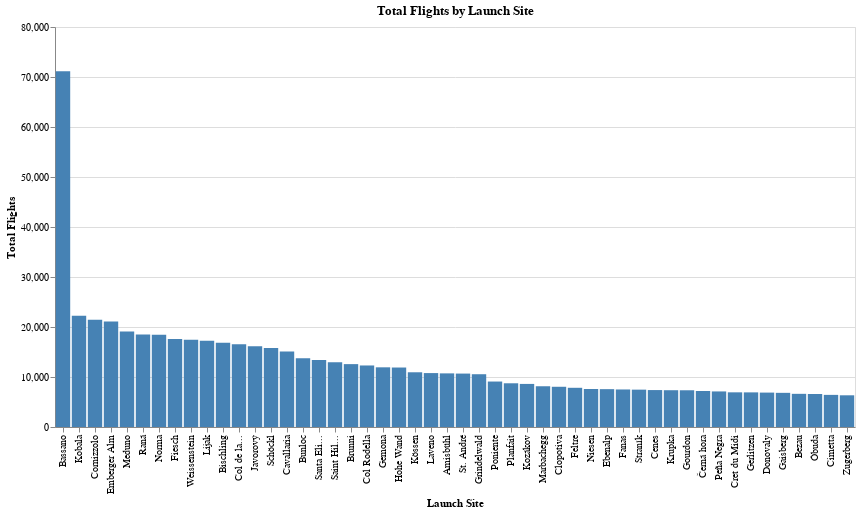
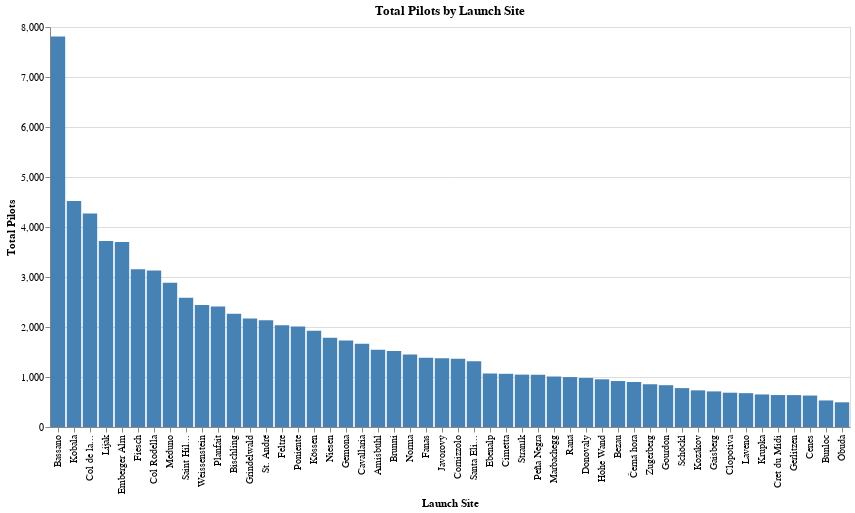

Here is the notebook cell these charts were saved with, in order:
### Markdown cell above
### Site popularity

### Code cell
query = """
SELECT
    site,
    COUNT(*) AS flights,
    COUNT(DISTINCT pilot) AS pilots
FROM glideator_mart.fact_flights
GROUP BY site
ORDER BY COUNT(*) DESC
LIMIT 50
"""
popularity = pd.read_sql(query, engine)


barchart = alt.Chart(popularity).mark_bar(color='steelblue').encode(
    x=alt.X('site:N', sort=alt.EncodingSortField(field='flights', order='descending'), title='Launch Site'),
    y=alt.Y('flights:Q', title='Total Flights'),
    tooltip=['site:N', 'flights:Q']
).properties(
    width=800,
    height=400,
    title='Total Flights by Launch Site'
)
barchart.show()

barchart = alt.Chart(popularity).mark_bar(color='steelblue').encode(
    x=alt.X('site:N', sort=alt.EncodingSortField(field='pilots', order='descending'), title='Launch Site'),
    y=alt.Y('pilots:Q', title='Total Pilots'),
    tooltip=['site:N', 'pilots:Q']
).properties(
    width=800,
    height=400,
    title='Total Pilots by Launch Site'
)
barchart.show()

### Figure 1 — Vega-Lite specification as saved in the notebook (floating-point values rounded to 4 significant figures)
{"$schema": "https://vega.github.io/schema/vega-lite/v5.17.0.json", "config": {"view": {"continuousHeight": 300, "continuousWidth": 300}}, "data": {"name": "data-d9dae0cc9d57eedd69ca7e24934cc527"}, "datasets": {"data-d9dae0cc9d57eedd69ca7e24934cc527": [{"flights": 71132, "pilots": 7808, "site": "Bassano"}, {"flights": 22271, "pilots": 4521, "site": "Kobala"}, {"flights": 21458, "pilots": 1367, "site": "Cornizzolo"}, {"flights": 21077, "pilots": 3701, "site": "Emberger Alm"}, {"flights": 19102, "pilots": 2885, "site": "Meduno"}, {"flights": 18518, "pilots": 998, "site": "Raná"}, {"flights": 18470, "pilots": 1450, "site": "Norma"}, {"flights": 17577, "pilots": 3155, "site": "Fiesch"}, {"flights": 17438, "pilots": 2439, "site": "Weissenstein"}, {"flights": 17239, "pilots": 3721, "site": "Lijak"}, {"flights": 16848, "pilots": 2263, "site": "Bischling"}, {"flights": 16542, "pilots": 4268, "site": "Col de la..."}, {"flights": 16172, "pilots": 1376, "site": "Javorový"}, {"flights": 15781, "pilots": 778, "site": "Schöckl"}, {"flights": 15119, "pilots": 1667, "site": "Cavallaria"}, {"flights": 13768, "pilots": 531, "site": "Bunloc"}, {"flights": 13415, "pilots": 1317, "site": "Santa Eli..."}, {"flights": 12965, "pilots": 2586, "site": "Saint Hil..."}, {"flights": 12575, "pilots": 1522, "site": "Brunni"}, {"flights": 12306, "pilots": 3131, "site": "Col Rodella"}, {"flights": 11936, "pilots": 1729, "site": "Gemona"}, {"flights": 11896, "pilots": 954, "site": "Hohe Wand"}, {"flights": 10945, "pilots": 1925, "site": "Kössen"}, {"flights": 10783, "pilots": 677, "site": "Laveno"}, {"flights": 10725, "pilots": 1546, "site": "Amisbühl"}, {"flights": 10684, "pilots": 2134, "site": "St. André"}, {"flights": 10556, "pilots": 2171, "site": "Grindelwald"}, {"flights": 9092, "pilots": 2009, "site": "Poniente"}, {"flights": 8744, "pilots": 2412, "site": "Planfait"}, {"flights": 8616, "pilots": 733, "site": "Kozákov"}, {"flights": 8150, "pilots": 1010, "site": "Marbachegg"}, {"flights": 8045, "pilots": 686, "site": "Clopotiva"}, {"flights": 7841, "pilots": 2035, "site": "Feltre"}, {"flights": 7596, "pilots": 1784, "site": "Niesen"}, {"flights": 7569, "pilots": 1070, "site": "Ebenalp"}, {"flights": 7507, "pilots": 1386, "site": "Fanas"}, {"flights": 7470, "pilots": 1048, "site": "Straník"}, {"flights": 7386, "pilots": 629, "site": "Cenes"}, {"flights": 7357, "pilots": 651, "site": "Krupka"}, {"flights": 7346, "pilots": 836, "site": "Gourdon"}, {"flights": 7202, "pilots": 900, "site": "Černá hora"}, {"flights": 7114, "pilots": 1045, "site": "Peña Negra"}, {"flights": 6934, "pilots": 639, "site": "Cret du Midi"}, {"flights": 6925, "pilots": 638, "site": "Gerlitzen"}, {"flights": 6881, "pilots": 981, "site": "Donovaly"}, {"flights": 6832, "pilots": 712, "site": "Gaisberg"}, {"flights": 6634, "pilots": 919, "site": "Bezau"}, {"flights": 6604, "pilots": 494, "site": "Óbuda"}, {"flights": 6424, "pilots": 1064, "site": "Cimetta"}, {"flights": 6340, "pilots": 855, "site": "Zugerberg"}]}, "encoding": {"tooltip": [{"field": "site", "type": "nominal"}, {"field": "flights", "type": "quantitative"}], "x": {"field": "site", "sort": {"field": "flights", "order": "descending"}, "title": "Launch Site", "type": "nominal"}, "y": {"field": "flights", "title": "Total Flights", "type": "quantitative"}}, "height": 400, "mark": {"color": "steelblue", "type": "bar"}, "title": "Total Flights by Launch Site", "width": 800}

### Figure 2 — Vega-Lite specification as saved in the notebook (floating-point values rounded to 4 significant figures)
{"$schema": "https://vega.github.io/schema/vega-lite/v5.17.0.json", "config": {"view": {"continuousHeight": 300, "continuousWidth": 300}}, "data": {"name": "data-d9dae0cc9d57eedd69ca7e24934cc527"}, "datasets": {"data-d9dae0cc9d57eedd69ca7e24934cc527": [{"flights": 71132, "pilots": 7808, "site": "Bassano"}, {"flights": 22271, "pilots": 4521, "site": "Kobala"}, {"flights": 21458, "pilots": 1367, "site": "Cornizzolo"}, {"flights": 21077, "pilots": 3701, "site": "Emberger Alm"}, {"flights": 19102, "pilots": 2885, "site": "Meduno"}, {"flights": 18518, "pilots": 998, "site": "Raná"}, {"flights": 18470, "pilots": 1450, "site": "Norma"}, {"flights": 17577, "pilots": 3155, "site": "Fiesch"}, {"flights": 17438, "pilots": 2439, "site": "Weissenstein"}, {"flights": 17239, "pilots": 3721, "site": "Lijak"}, {"flights": 16848, "pilots": 2263, "site": "Bischling"}, {"flights": 16542, "pilots": 4268, "site": "Col de la..."}, {"flights": 16172, "pilots": 1376, "site": "Javorový"}, {"flights": 15781, "pilots": 778, "site": "Schöckl"}, {"flights": 15119, "pilots": 1667, "site": "Cavallaria"}, {"flights": 13768, "pilots": 531, "site": "Bunloc"}, {"flights": 13415, "pilots": 1317, "site": "Santa Eli..."}, {"flights": 12965, "pilots": 2586, "site": "Saint Hil..."}, {"flights": 12575, "pilots": 1522, "site": "Brunni"}, {"flights": 12306, "pilots": 3131, "site": "Col Rodella"}, {"flights": 11936, "pilots": 1729, "site": "Gemona"}, {"flights": 11896, "pilots": 954, "site": "Hohe Wand"}, {"flights": 10945, "pilots": 1925, "site": "Kössen"}, {"flights": 10783, "pilots": 677, "site": "Laveno"}, {"flights": 10725, "pilots": 1546, "site": "Amisbühl"}, {"flights": 10684, "pilots": 2134, "site": "St. André"}, {"flights": 10556, "pilots": 2171, "site": "Grindelwald"}, {"flights": 9092, "pilots": 2009, "site": "Poniente"}, {"flights": 8744, "pilots": 2412, "site": "Planfait"}, {"flights": 8616, "pilots": 733, "site": "Kozákov"}, {"flights": 8150, "pilots": 1010, "site": "Marbachegg"}, {"flights": 8045, "pilots": 686, "site": "Clopotiva"}, {"flights": 7841, "pilots": 2035, "site": "Feltre"}, {"flights": 7596, "pilots": 1784, "site": "Niesen"}, {"flights": 7569, "pilots": 1070, "site": "Ebenalp"}, {"flights": 7507, "pilots": 1386, "site": "Fanas"}, {"flights": 7470, "pilots": 1048, "site": "Straník"}, {"flights": 7386, "pilots": 629, "site": "Cenes"}, {"flights": 7357, "pilots": 651, "site": "Krupka"}, {"flights": 7346, "pilots": 836, "site": "Gourdon"}, {"flights": 7202, "pilots": 900, "site": "Černá hora"}, {"flights": 7114, "pilots": 1045, "site": "Peña Negra"}, {"flights": 6934, "pilots": 639, "site": "Cret du Midi"}, {"flights": 6925, "pilots": 638, "site": "Gerlitzen"}, {"flights": 6881, "pilots": 981, "site": "Donovaly"}, {"flights": 6832, "pilots": 712, "site": "Gaisberg"}, {"flights": 6634, "pilots": 919, "site": "Bezau"}, {"flights": 6604, "pilots": 494, "site": "Óbuda"}, {"flights": 6424, "pilots": 1064, "site": "Cimetta"}, {"flights": 6340, "pilots": 855, "site": "Zugerberg"}]}, "encoding": {"tooltip": [{"field": "site", "type": "nominal"}, {"field": "pilots", "type": "quantitative"}], "x": {"field": "site", "sort": {"field": "pilots", "order": "descending"}, "title": "Launch Site", "type": "nominal"}, "y": {"field": "pilots", "title": "Total Pilots", "type": "quantitative"}}, "height": 400, "mark": {"color": "steelblue", "type": "bar"}, "title": "Total Pilots by Launch Site", "width": 800}
